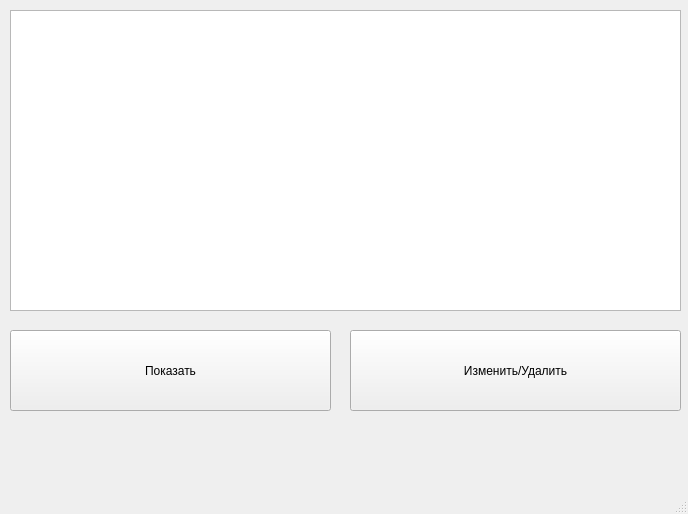
<?xml version="1.0" encoding="UTF-8"?>
<ui version="4.0">
 <class>MainWindow</class>
 <widget class="QMainWindow" name="MainWindow">
  <property name="geometry">
   <rect>
    <x>0</x>
    <y>0</y>
    <width>688</width>
    <height>514</height>
   </rect>
  </property>
  <property name="windowTitle">
   <string>MainWindow</string>
  </property>
  <widget class="QWidget" name="centralwidget">
   <widget class="QTableWidget" name="tableWidget">
    <property name="geometry">
     <rect>
      <x>10</x>
      <y>10</y>
      <width>671</width>
      <height>301</height>
     </rect>
    </property>
   </widget>
   <widget class="QPushButton" name="pushButton">
    <property name="geometry">
     <rect>
      <x>10</x>
      <y>330</y>
      <width>321</width>
      <height>81</height>
     </rect>
    </property>
    <property name="text">
     <string>Показать</string>
    </property>
   </widget>
   <widget class="QPushButton" name="pushButton_2">
    <property name="geometry">
     <rect>
      <x>350</x>
      <y>330</y>
      <width>331</width>
      <height>81</height>
     </rect>
    </property>
    <property name="text">
     <string>Изменить/Удалить</string>
    </property>
   </widget>
  </widget>
  <widget class="QStatusBar" name="statusbar"/>
 </widget>
 <resources/>
 <connections/>
</ui>
